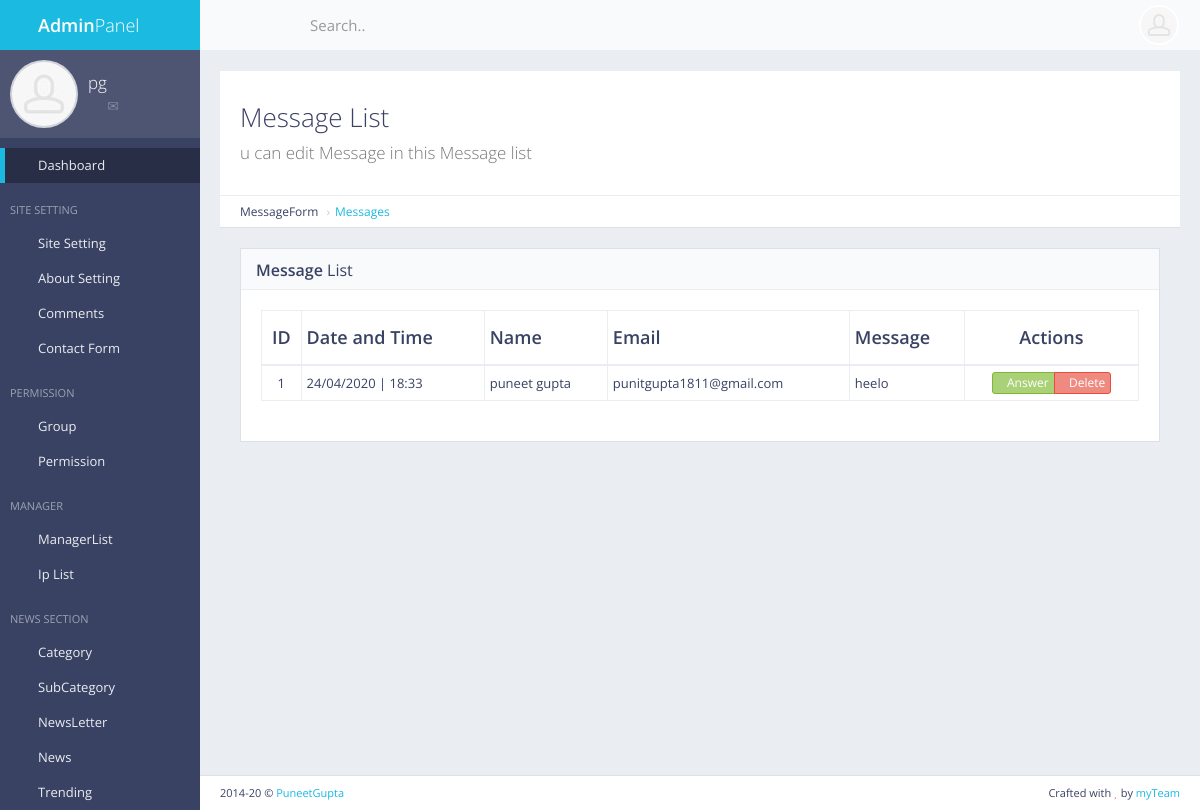
Screenshot of /panel/contactform/ (signed in) with the database file from the repository.
### contactform/models.py (models this page shows, shortened)
class ContactForm(models.Model):
    name = models.CharField(default=" ",max_length=300)
    email = models.CharField(default=" ",max_length=300)
    message = models.TextField(default=" ")
    date = models.CharField(default=" ",max_length=12)
    time = models.CharField(default=" ",max_length=12)

### contactform/views.py (the view)
# urls.py: url(r'^panel/contactform/$', views.contact_show, name='contact_show'),
def contact_show(request):
    if not request.user.is_authenticated:
        return redirect('mylogin')
    cf = ContactForm.objects.all()
    return render(request,'back/contact_form.html',{'cf':cf})

### main/templatetags/extra_auth.py (called while the page is built)
@register.filter(name = "has_group")
def has_group(user,gname):
    return user.groups.filter(name=gname).exists()

### main/templates/back/contact_form.html (shortened to what this page needs)
{% extends 'back/master.html' %}
{% load static %}
{% block mainblock %}
<div id="page-content">
    <div class="content-header">
        <div class="header-section">
            <h1>
                <i class="fa fa-table"></i>Message List<br><small>u can edit Message in this
                    Message list</small>
            </h1>
        </div>
    </div>
    <ul class="breadcrumb breadcrumb-top">
        <li>MessageForm</li>
        <li><a href="/panel/contactform/">Messages</a></li>
    </ul>
    <div class="block full">
        <div class="block-title">
            <h2><strong>Message</strong> List</h2>
        </div>
        <div class="table-responsive">
            <table id="example-datatable" class="table table-vcenter table-condensed table-bordered">
                <thead>
                    <tr>
                        <th class="text-center">ID</th>
                        <th>Date and Time</th>
                        <th>Name</th>
                        <th>Email</th>
                        <th>Message</th>
                        <th class="text-center">Actions</th>
                    </tr>
                </thead>
                <tbody>
                    {% for c in cf %}
                    <tr>
                        <td class="text-center">{{c.pk}}</td>
                        <td>{{c.date}} | {{c.time}}</td>
                        <td>{{c.name}}</td>
                        <td>{{c.email}}</td>
                        <td>{{c.message}}</td>
                        <td class="text-center">
                            <div class="btn-group">
                                <a href="{%url 'answer_cm' pk=c.pk %}" data-toggle="tooltip" title="Answer"
                                    class="btn btn-xs btn-success"><i class="fa fa-pencil"></i>Answer</a>
                                <a href="{%url 'contact_del' pk=c.pk %}" data-toggle="tooltip" title="Delete"
                                    class="btn btn-xs btn-danger"><i class="fa fa-times"></i>Delete</a>
                            </div>
                        </td>
                    </tr>
                    {% endfor %}
                </tbody>
            </table>
        </div>
    </div>
</div>
{% endblock %}

### main/templates/back/master.html (shortened to what this page needs)
<!DOCTYPE html>
{% load static %}
{% load extra_auth %}
{% if user.is_authenticated %}
<html class="no-js" lang="en">
<head>
    <link rel="stylesheet" href="{%static 'back/css/bootstrap.min.css'%}">
    <link rel="stylesheet" href="{%static 'back/css/plugins.css'%}">
    <link rel="stylesheet" href="{%static 'back/css/main.css'%}">
    <link rel="stylesheet" href="{%static 'back/css/themes.css'%}">
    <link rel="stylesheet" type="text/css" href="{%static 'front/css/myfile.css'%}">
</head>
<body>
    <div id="page-wrapper">
        <div id="page-container" class="sidebar-partial sidebar-visible-lg sidebar-no-animations">
            <div id="sidebar">
                <div id="sidebar-scroll">
                    <div class="sidebar-content">
                        <a href="/panel" class="sidebar-brand">
                            <i class="gi gi-flash"></i><span
                                class="sidebar-nav-mini-hide"><strong>Admin</strong>Panel</span>
                        </a>
                        <div class="sidebar-section sidebar-user clearfix sidebar-nav-mini-hide">
                            <div class="sidebar-user-avatar">
                                <a href="page_ready_user_profile.html">
                                    <img src="{%static 'back/img/placeholders/avatars/avatar2.jpg'%}" alt="avatar">
                                </a>
                            </div>
                            <div class="sidebar-user-name">{{request.user}}</div>
                            <div class="sidebar-user-links">
                                <a href="page_ready_user_profile.html" data-toggle="tooltip" data-placement="bottom"
                                    title="Profile"><i class="gi gi-user"></i></a>
                                <a href="page_ready_inbox.html" data-toggle="tooltip" data-placement="bottom"
                                    title="Messages"><i class="gi gi-envelope"></i></a>
                                <a href="/panel/change/pass" class="enable-tooltip" data-placement="bottom"
                                    title="Reset Password"><i class="gi gi-cogwheel"></i></a>
                                <a href="/logout" data-toggle="tooltip" data-placement="bottom" title="Logout"><i
                                        class="gi gi-exit"></i></a>
                            </div>
                        </div>
                        <ul class="sidebar-nav" data-toggle="tooltip">
                            {% if perms.main.master_user %}
                            <li>
                                <a href="/panel" class=" active"><i class="gi gi-stopwatch sidebar-nav-icon"></i><span
                                        class="sidebar-nav-mini-hide">Dashboard</span></a>
                            </li>
                            {% endif %}
                            {% if request.user|has_group:"masteruser" %}
                            <li class="sidebar-header">
                                <span class="sidebar-header-options clearfix"><a href="/panel/setting/"
                                        data-toggle="tooltip" title="Quick Settings"><i
                                            class="gi gi-settings"></i></a></span>
                                <span class="sidebar-header-title">site Setting</span>
                            </li>
                            <li>
                                <a href="/panel/setting/"><i
                                        class="gi gi-show_big_thumbnails sidebar-nav-icon"></i><span
                                        class="sidebar-nav-mini-hide">Site Setting</span></a>
                                <a href="/panel/about/setting/"><i
                                        class="gi gi-show_big_thumbnails sidebar-nav-icon"></i><span
                                        class="sidebar-nav-mini-hide">About Setting</span></a>
                                <a href="/panel/comments/list"><i
                                        class="gi gi-show_big_thumbnails sidebar-nav-icon"></i><span
                                        class="sidebar-nav-mini-hide">Comments</span></a>
                                <a href="/panel/contactform/"><i
                                        class="gi gi-show_big_thumbnails sidebar-nav-icon"></i><span
                                        class="sidebar-nav-mini-hide">Contact Form</span></a>
                            </li>
                            <li class="sidebar-header">
                                <span class="sidebar-header-title">Permission</span>
                            </li>
                            <li>
                            <li>
                                <a href="/panel/manager/group"><i
                                        class="gi gi-show_big_thumbnails sidebar-nav-icon"></i><span
                                        class="sidebar-nav-mini-hide">Group</span></a>
                            </li>
                            <li>
                                <a href="/panel/manager/perms"><i
                                        class="gi gi-show_big_thumbnails sidebar-nav-icon"></i><span
                                        class="sidebar-nav-mini-hide">Permission</span></a>
                            </li>
                            <li class="sidebar-header">
                                <span class="sidebar-header-title">Manager</span>
                            </li>
                            <li>
                            <li>
                                <a href="/panel/manager/list"><i
                                        class="gi gi-show_big_thumbnails sidebar-nav-icon"></i><span
                                        class="sidebar-nav-mini-hide">ManagerList</span></a>
                                <a href="/panel/ip/list"><i
                                        class="gi gi-show_big_thumbnails sidebar-nav-icon"></i><span
                                        class="sidebar-nav-mini-hide">Ip List</span></a>
                            </li>
                            {% endif %}
                            <li class="sidebar-header">
                                <span class="sidebar-header-title">News Section</span>
                            </li>
                            {% if request.user|has_group:"masteruser" %}
                            <li>
                            <li>
                                <a href="#" class="sidebar-nav-menu"><i
                                        class="fa fa-angle-left sidebar-nav-indicator sidebar-nav-mini-hide"></i><i
                                        class="gi gi-show_big_thumbnails sidebar-nav-icon"></i><span
                                        class="sidebar-nav-mini-hide">Category</span></a>
                            </li>
                            <li>
                                <a href="#" class="sidebar-nav-menu"><i
                                        class="fa fa-angle-left sidebar-nav-indicator sidebar-nav-mini-hide"></i><i
                                        class="gi gi-show_big_thumbnails sidebar-nav-icon"></i><span
                                        class="sidebar-nav-mini-hide">SubCategory</span></a>
                            </li>
                            <li>
                                <a href="#" class="sidebar-nav-menu"><i
                                        class="fa fa-angle-left sidebar-nav-indicator sidebar-nav-mini-hide"></i><i
                                        class="gi gi-show_big_thumbnails sidebar-nav-icon"></i><span
                                        class="sidebar-nav-mini-hide">NewsLetter</span></a>
                            </li>
                            {% endif %}
                            <li>
                                <a href="#" class="sidebar-nav-menu"><i
                                        class="fa fa-angle-left sidebar-nav-indicator sidebar-nav-mini-hide"></i><i
                                        class="gi gi-show_big_thumbnails sidebar-nav-icon"></i><span
                                        class="sidebar-nav-mini-hide">News</span></a>
                            </li>
                            {% if request.user|has_group:"masteruser" %}
                            <li>
                                <a href="/panel/trending/add"><i
                                        class="gi gi-show_big_thumbnails sidebar-nav-icon"></i><span
                                        class="sidebar-nav-mini-hide">Trending</span></a>
                            </li>
                            {% endif %}
                        </ul>
                    </div>
                </div>
            </div>
            <div id="main-container">
                <header class="navbar navbar-default">
                    <ul class="nav navbar-nav-custom">
                        <li>
                            <a href="#" onclick="App.sidebar('toggle-sidebar');this.blur();">
                                <i class="fa fa-bars fa-fw"></i>
                            </a>
                        </li>
                        <li class="dropdown">
                            <a href="#" class="dropdown-toggle" data-toggle="dropdown">
                                <i class="gi gi-settings"></i>
                            </a>
                        </li>
                    </ul>
                    <form action="page_ready_search_results.html" method="post" class="navbar-form-custom">
                        <div class="form-group">
                            <input type="text" id="top-search" name="top-search" class="form-control"
                                placeholder="Search..">
                        </div>
                    </form>
                    <ul class="nav navbar-nav-custom pull-right">
                        <li class="dropdown">
                            <a href="#" class="dropdown-toggle" data-toggle="dropdown">
                                <img src="{%static 'back/img/placeholders/avatars/avatar2.jpg' %}"
                                    alt="{{request.user}}"> <i class="fa fa-angle-down"></i>
                            </a>
                        </li>
                    </ul>
                </header>
                <div id="page-content">
                    {% block mainblock %}
                    {%  endblock %}
                </div>
                <footer class="clearfix">
                    <div class="pull-right">
                        Crafted with <i class="fa fa-heart text-danger"></i> by <a href="#" target="_blank">myTeam</a>
                    </div>
                    <div class="pull-left">
                        <span id="year-copy"></span> &copy; <a href="#" target="_blank">PuneetGupta</a>
                    </div>
                </footer>
            </div>
        </div>
    </div>
</body>
</html>
{% else %}
please login
{% endif %}

### rows the page displays
ContactForm: pk "1", date "24/04/2020", time "18:33", name "puneet gupta", email "punitgupta1811@gmail.com", message "heelo"

### other values shown
{{ request.user }} "pg"
